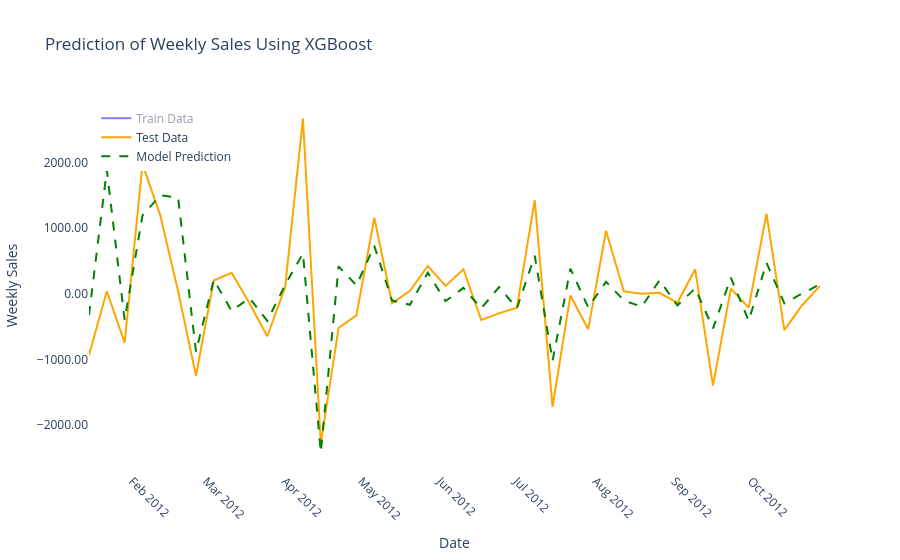

Notebook code cell kept with this figure:
### Code cell
plot_predictions(train_data_diff, test_data_diff, y_pred_xgb, title="Prediction of Weekly Sales Using XGBoost")
